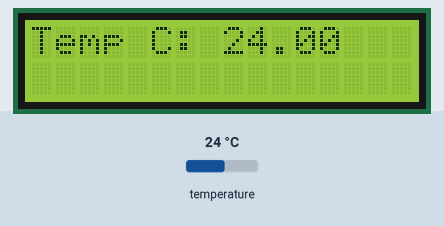
A sketch run on a simulated Arduino Uno, built with avr-gcc and run on an emulated ATmega328P. On the bench: 16×2 character LCD. The test bench sets the inputs (shaded band); at power-on: temperature 24 °C. What the sketch prints to the serial monitor is not drawn.

Above: at 1.4 s.
1.5 s: temperature set to 12 °C
At 2.9 s:
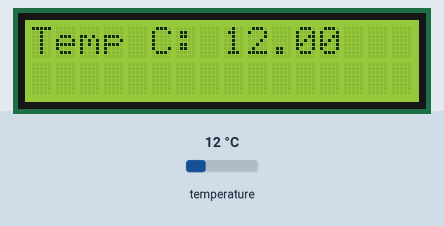
4.1 s: temperature set to 19 °C
At 5.9 s:
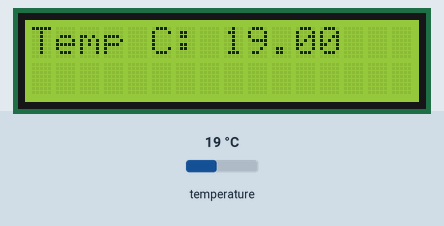
6.6 s: temperature set to 28 °C
At 9.4 s:
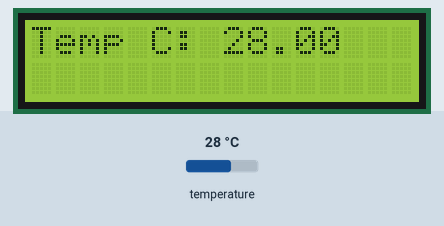
Timing chart, 0 to 10.9 s (numbered marks = the images above; inputs shaded):
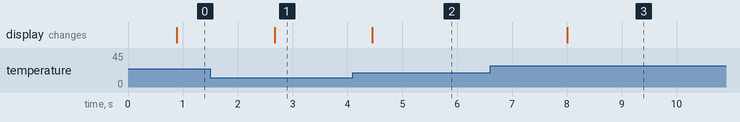

The sketch:

soil_temperature_ds18b20.ino
```cpp
//soil_temperature_ds18b20.ino

#include <Wire.h>
#include <OneWire.h>
#include <DallasTemperature.h>
#include <LiquidCrystal_I2C.h>

// port for DS18B20 signal pin
const int oneWireBus = 3;

// instantiate oneWire for pin communication
OneWire oneWire(oneWireBus);

//temperatures control
float lastSoilTemp = 999;

// Tell Dallas Temperature Library to use oneWire Library
DallasTemperature sensors(&oneWire);
DeviceAddress sensorSoilTemp;

//LCD screen
LiquidCrystal_I2C lcd(0x27,2,1,0,4,5,6,7,3, POSITIVE);


void setup()
{
	//Serial bus
	Serial.begin(9600);

	//LCD setup
	lcd.begin(16, 2);
	lcd.setBacklight(HIGH);
	//sensors
	sensors.begin();
	//finding sensors addresses
	Serial.println("Searching for DS18B20 sensors...");
	Serial.print("it was found ");
	Serial.print(sensors.getDeviceCount(), DEC);
	Serial.println(" sensors");
	if (!sensors.getAddress(sensorSoilTemp, 0))
	{
		Serial.println("Any sensors was found");
	}
	Serial.print("Sensor address: ");
	showSensorAddress(sensorSoilTemp);
	Serial.println();
	Serial.println();
}

void loop()
{
	unsigned long currentMillis = millis();
	float temperatureC = soilDS18B20Reading(sensorSoilTemp);

    //LCD stuff
    if (temperatureC < lastSoilTemp)
    {
    	lcd.clear();
    }
    lcd.setCursor(0, 0);
    lcd.print("Temp C: ");
    lcd.print(temperatureC);

    lastSoilTemp = temperatureC;

	Serial.print("Temp C: ");
	Serial.println(temperatureC);

    delay(1000);
}

float soilDS18B20Reading(DeviceAddress sensorAddr)
{

	sensors.requestTemperatures();
	float temp = sensors.getTempC(sensorAddr);
	return temp;
}

void showSensorAddress(DeviceAddress deviceAddress)
{
	for (uint8_t i = 0; i < 8; i++)
	{
    	// Add zeros if required
    	if (deviceAddress[i] < 16)
    	{
    		Serial.print("0");
    	}

    	Serial.print(deviceAddress[i], HEX);
    }
}
```

Measured:
- after the input at 1.5 s, the display: changes after 1.2 s (image 1)
- after the input at 4.1 s, the display: changes after 0.35 s (image 2)
- after the input at 6.6 s, the display: changes after 1.4 s (image 3)
